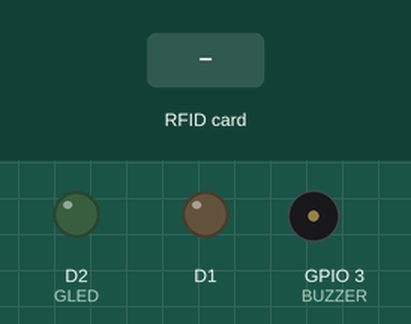
The sketch below on a simulated ESP8266 (NodeMCU). Shown: output pins drawn as LEDs (lit = HIGH), buzzer (waves = sounding, pin HIGH). The test bench sets the inputs (shaded band). WiFi joins after 1.5 s; servers stay silent unless stated; uploads are accepted with an empty reply; what the sketch prints to the serial monitor is not drawn.

Above: at 0.1 s.
At 2.7 s:
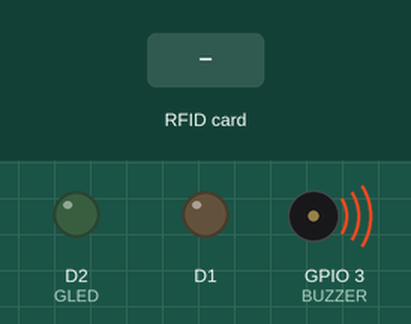
2.8 s: RFID card 5E 7A 19 C4 held to the reader
At 4.1 s:
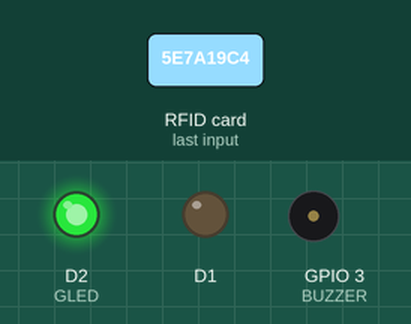
Timing chart, 0 to 6.7 s (numbered marks = the images above; inputs shaded):
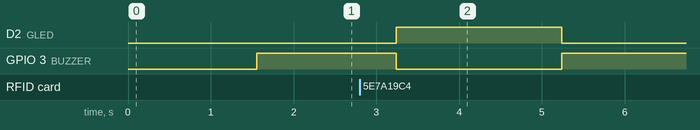

The sketch:

rfid.ino
```cpp
#include <ESP8266WiFi.h>
#include <WiFiClientSecure.h>
#include <ESP8266HTTPClient.h>
#include <SPI.h>
#include <MFRC522.h>

// ---------- USER CONFIG ----------
const char* WIFI_SSID = "WIFISSID";
const char* WIFI_PASS = "WIFIPASS";

const char* SUPABASE_HOST = "SUPABASEHOST";
const char* SUPABASE_TABLE = "access_logs";
const char* SUPABASE_API_KEY = "APIKEY";
// ----------------------------------

#define SS_PIN  D4
#define RST_PIN D3
#define RLED    D15
#define GLED    D2
#define BUZZER  D9
#define spaceId "SPACEID"

MFRC522 mfrc522(SS_PIN, RST_PIN);
WiFiClientSecure client;
HTTPClient http;

void setup() {
  Serial.begin(115200);
  SPI.begin();
  mfrc522.PCD_Init();
  pinMode(RLED, OUTPUT);
  pinMode(GLED, OUTPUT);
  pinMode(BUZZER, OUTPUT);

  WiFi.mode(WIFI_STA);
  WiFi.begin(WIFI_SSID, WIFI_PASS);
  Serial.print("Connecting to WiFi");
  while (WiFi.status() != WL_CONNECTED) {
    delay(300);
    Serial.print(".");
  }
  Serial.println("\nWiFi connected.");
  Serial.print("IP: ");
  Serial.println(WiFi.localIP());

  client.setInsecure();
}

String uidToHex(MFRC522::Uid uid) {
  String s = "";
  for (byte i = 0; i < uid.size; i++) {
    if (uid.uidByte[i] < 0x10) s += "0";
    s += String(uid.uidByte[i], HEX);
  }
  s.toUpperCase();
  return s;
}

String getLatestEvent(const String &uidHex) {
  if (WiFi.status() != WL_CONNECTED) return "";

  String url = String(SUPABASE_HOST) + "/rest/v1/" + SUPABASE_TABLE +
               "?rfid=eq." + uidHex + "&order=created_at.desc&limit=1";

  http.begin(client, url);
  http.addHeader("apikey", SUPABASE_API_KEY);
  http.addHeader("Authorization", String("Bearer ") + SUPABASE_API_KEY);

  int code = http.GET();
  if (code > 0) {
    String resp = http.getString();
    Serial.println("Latest entry response: " + resp);
    http.end();

    if (resp.indexOf("checkin") != -1) return "checkin";
    if (resp.indexOf("checkout") != -1) return "checkout";
    return "";
  } else {
    Serial.println("GET failed: " + http.errorToString(code));
    http.end();
    return "";
  }
}

bool insertEvent(const String &uidHex, const String &eventType) {
  if (WiFi.status() != WL_CONNECTED) return false;

  String url = String(SUPABASE_HOST) + "/rest/v1/" + SUPABASE_TABLE;
  String payload = "{\"rfid\":\"" + uidHex + "\", \"event_type\":\"" + eventType + "\", \"spaceid\":\"" + spaceId + "\" }";

  http.begin(client, url);
  http.addHeader("Content-Type", "application/json");
  http.addHeader("apikey", SUPABASE_API_KEY);
  http.addHeader("Authorization", String("Bearer ") + SUPABASE_API_KEY);
  http.addHeader("Prefer", "return=representation");

  Serial.println("POST " + url);
  Serial.println("Payload: " + payload);

  int code = http.POST(payload);
  if (code > 0) {
    String resp = http.getString();
    Serial.println("Response: " + resp);
    http.end();
    return (code >= 200 && code < 300);
  } else {
    Serial.println("POST failed: " + http.errorToString(code));
    http.end();
    return false;
  }
}

void loop() {
  digitalWrite(GLED, LOW);
  digitalWrite(RLED, LOW);
  digitalWrite(BUZZER, HIGH);

  if (!mfrc522.PICC_IsNewCardPresent() || !mfrc522.PICC_ReadCardSerial()) {
    delay(50);
    return;
  }

  String uidHex = uidToHex(mfrc522.uid);
  Serial.println("Card UID: " + uidHex);

  String latest = getLatestEvent(uidHex);
  String newEvent = (latest == "checkin") ? "checkout" : "checkin";

  bool ok = insertEvent(uidHex, newEvent);
  digitalWrite(BUZZER, LOW);

  if (ok) {
    Serial.println("Inserted " + newEvent + " successfully.");
    digitalWrite(GLED, HIGH);
    delay(2000);
    digitalWrite(GLED, LOW);
  } else {
    Serial.println("Insert failed.");
    digitalWrite(RLED, HIGH);
    delay(2000);
    digitalWrite(RLED, LOW);
  }

  digitalWrite(BUZZER, HIGH);
  mfrc522.PICC_HaltA();
  delay(1200);
}
```

Measured:
- after the input at 2.8 s, D2 (GLED): LOW → HIGH after 0.44 s, → LOW 2.0 s later; GPIO 3 (BUZZER): HIGH → LOW after 0.44 s, → HIGH 2.0 s later
